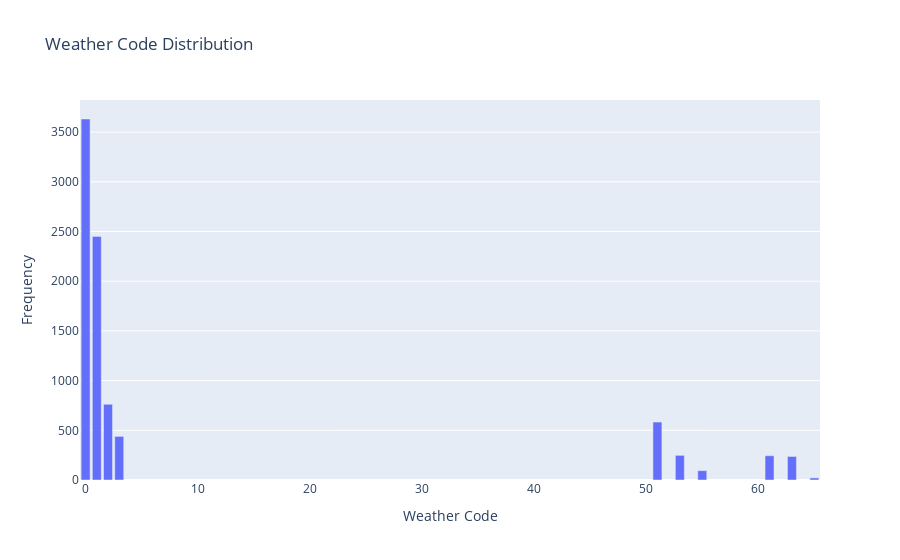

The notebook cell saved with this chart:
### Markdown cell above
#### Ranking

### Code cell
# Bar Plot for weather code distribution
fig_bar_weather_code = px.bar(data['weather_code'].value_counts().reset_index(), x='index', y='weather_code',
                              title='Weather Code Distribution',
                              labels={'index': 'Weather Code', 'weather_code': 'Frequency'})

# Display the bar plot
fig_bar_weather_code.show()

### Figure 1 — Plotly figure (JSON) as saved in the notebook; plotly's stock layout.template omitted (floating-point values rounded to 4 significant figures)
{"data": [{"alignmentgroup": "True", "hovertemplate": "Weather Code=%{x}<br>Frequency=%{y}<extra></extra>", "legendgroup": "", "marker": {"color": "#636efa", "pattern": {"shape": ""}}, "name": "", "offsetgroup": "", "orientation": "v", "showlegend": false, "textposition": "auto", "type": "bar", "x": [0, 1, 2, 51, 3, 53, 61, 63, 55, 65], "xaxis": "x", "y": [3632, 2451, 762, 583, 439, 248, 244, 237, 94, 21], "yaxis": "y"}], "layout": {"barmode": "relative", "legend": {"tracegroupgap": 0}, "title": {"text": "Weather Code Distribution"}, "xaxis": {"anchor": "y", "domain": [0, 1], "title": {"text": "Weather Code"}}, "yaxis": {"anchor": "x", "domain": [0, 1], "title": {"text": "Frequency"}}}}
